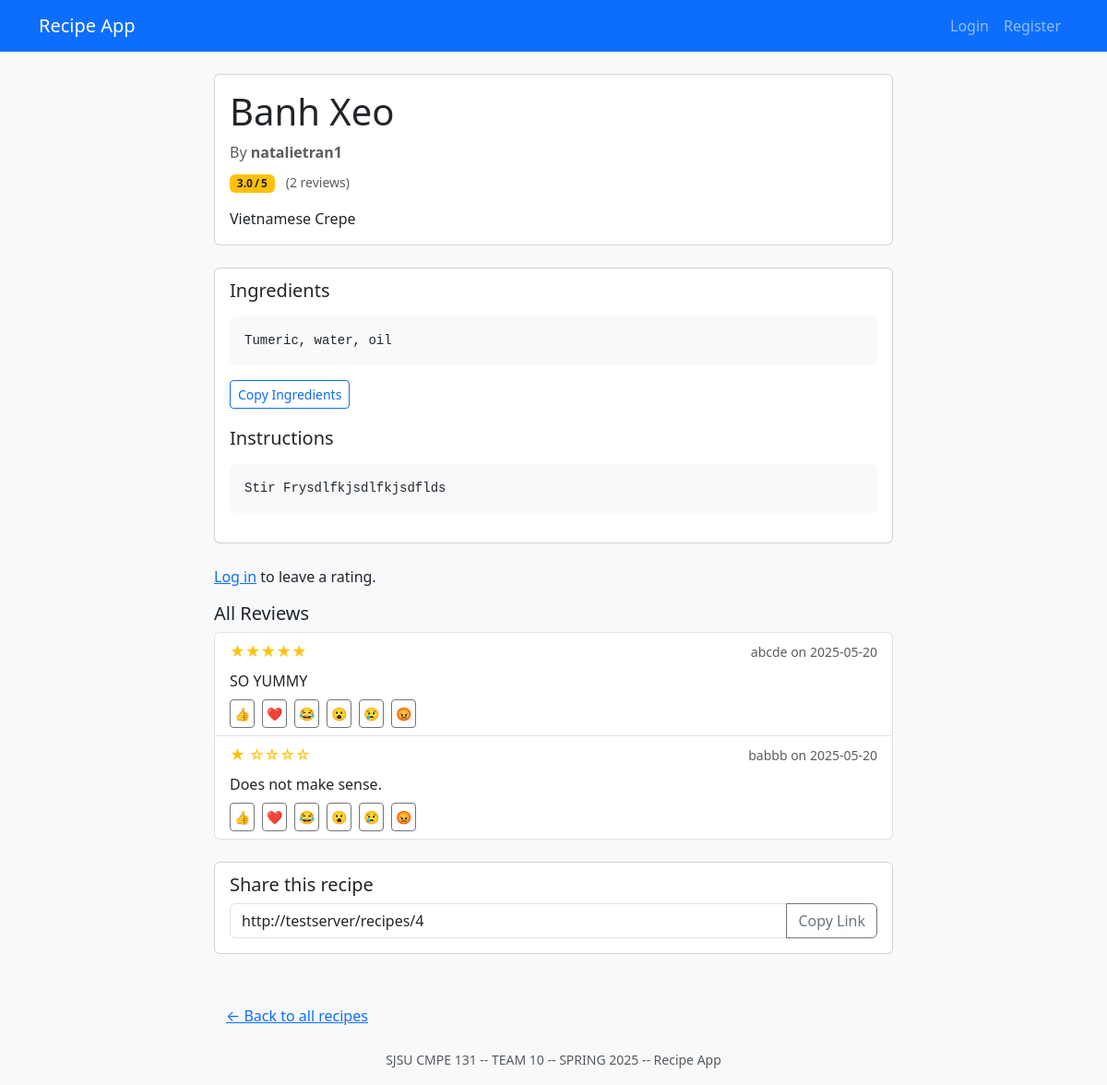
The page /recipes/4 on the database its author committed.
### app/models.py (models this page shows)
class Recipe(db.Model):
    id = db.Column(db.Integer, primary_key=True)
    title = db.Column(db.String(200), nullable=False)
    description = db.Column(db.Text, nullable=False)
    ingredients = db.Column(db.Text, nullable=False)
    instructions = db.Column(db.Text, nullable=False)
    created_at = db.Column(db.DateTime(timezone=True), server_default=func.now())
    user_id = db.Column(db.Integer, db.ForeignKey('user.id'), nullable=False)
    ratings = db.relationship('Rating', backref='recipe', lazy=True, cascade="all, delete-orphan")
    tags = db.relationship(
        'Tag',
        secondary='recipe_tags',
        backref=db.backref('recipes', lazy='dynamic'),
        lazy='dynamic',
    )
    def avg_rating(self):
        if not self.ratings:
            return 0
        return round(sum(r.value for r in self.ratings) / len(self.ratings), 1)

class User(UserMixin, db.Model):
    id = db.Column(db.Integer, primary_key=True)
    username = db.Column(db.String(100), unique=True, nullable=False)
    email = db.Column(db.String(120), unique=True, nullable=False)
    password = db.Column(db.String(200), nullable=False)
    recipes = db.relationship('Recipe', backref='author', lazy=True)
    ratings = db.relationship('Rating', backref='user', lazy=True)
    recipes = db.relationship('Recipe', backref='author', lazy=True)
    saved = db.relationship(
        'Recipe',
        secondary=saved_recipes,
        backref=db.backref('saved_by', lazy='dynamic'),
        lazy='dynamic',
    )

class Rating(db.Model):
    id = db.Column(db.Integer, primary_key=True)
    value = db.Column(db.Integer, nullable=False)  # 1-5 stars
    comment = db.Column(db.Text, nullable=True)    # Optional review text
    created_at = db.Column(db.DateTime(timezone=True), server_default=func.now())
    recipe_id = db.Column(db.Integer, db.ForeignKey('recipe.id'), nullable=False)
    user_id = db.Column(db.Integer, db.ForeignKey('user.id'), nullable=False)
    __table_args__ = (db.UniqueConstraint('recipe_id', 'user_id', name='_recipe_user_rating_uc'),)
    reactions = db.relationship(
        'Reaction',
        backref='rating',
        lazy='dynamic',
        cascade="all, delete-orphan"
    )

### app/routes.py (the view)
@app.route('/recipes/<int:recipe_id>')
def view_recipe(recipe_id):
    user = get_current_user()
    recipe = Recipe.query.get_or_404(recipe_id)
    user_rating = None
    if user:
        user_rating = Rating.query.filter_by(
            recipe_id=recipe_id,
            user_id=user.id
        ).first()
    return render_template(
        'view_recipe.html',
        recipe=recipe,
        user=user,
        user_rating=user_rating
    )

### app/routes.py (called while the page is built)
def get_current_user():
    uid = session.get("user_id")
    return User.query.get(uid) if uid else None

### app/templates/view_recipe.html (shortened to what this page needs)
{% extends "base.html" %}
{% block content %}
<div class="row justify-content-center">
    <div class="col-lg-8">
        <div class="card mb-4">
            <div class="card-body">
                <h1 class="card-title">{{ recipe.title }}</h1>
                <p class="text-muted mb-2">
                    By <strong>{{ recipe.author.username }}</strong>
                </p>
                <div class="mb-3">
                    {% if recipe.ratings %}
                    <span class="badge bg-warning text-dark me-2">
                        {{ recipe.avg_rating() }} / 5
                    </span>
                    <small class="text-muted">({{ recipe.ratings|length }} review{% if recipe.ratings|length != 1 %}s{%
                        endif %})</small>
                    {% else %}
                    <span class="badge bg-secondary">No ratings yet</span>
                    {% endif %}
                </div>
                <p class="card-text">{{ recipe.description }}</p>
            </div>
        </div>
        <div class="card mb-4">
            <div class="card-body">
                <h5 class="card-subtitle mb-3">Ingredients</h5>
                <pre class="bg-light p-3 rounded" id="ingredients">{{ recipe.ingredients }}</pre>
                <button class="btn btn-outline-primary btn-sm mb-4" onclick="copyIngredients()">
                    Copy Ingredients
                </button>
                <h5 class="card-subtitle mb-3">Instructions</h5>
                <pre class="bg-light p-3 rounded">{{ recipe.instructions }}</pre>
            </div>
        </div>
        {% if user %}
        <div class="card mb-4">
            <div class="card-body">
                <h5 class="card-title">Your Review</h5>
                <form method="POST" action="{{ url_for('rate_recipe', recipe_id=recipe.id) }}">
                    <div class="mb-3">
                        <label class="form-label">Rating</label>
                        <div class="star-rating d-flex flex-row-reverse justify-content-end mb-3">
                            {% for val in [5,4,3,2,1] %}
                            <input type="radio" id="star{{ val }}" name="rating" value="{{ val }}" class="d-none" {% if
                                user_rating and user_rating.value==val %}checked{% endif %} required>
                            <label for="star{{ val }}" class="mx-1 fs-2">
                                &#9733;
                            </label>
                            {% endfor %}
                        </div>
                    </div>
                    <div class="mb-3">
                        <label for="comment" class="form-label">Review (optional)</label>
                        <textarea id="comment" name="comment" class="form-control"
                            rows="3">{{ user_rating.comment if user_rating else '' }}</textarea>
                    </div>
                    <button type="submit" class="btn btn-primary">
                        {% if user_rating %}Update{% else %}Submit{% endif %} Review
                    </button>
                </form>
            </div>
        </div>
        {% else %}
        <p>
            <a href="{{ url_for('login') }}">Log in</a> to leave a rating.
        </p>
        {% endif %}
        <div class="mb-4">
            <h5>All Reviews</h5>
            {% if recipe.ratings %}
            <ul class="list-group">
                {% for rating in recipe.ratings %}
                <li class="list-group-item">
                    <div class="d-flex justify-content-between align-items-center mb-2">
                        <div class="text-warning">
                            {% for i in range(rating.value) %}&#9733;{% endfor %}
                            {% for i in range(5 - rating.value) %}&#9734;{% endfor %}
                        </div>
                        <small class="text-muted">
                            {{ rating.user.username }} on {{ rating.created_at.strftime('%Y-%m-%d') }}
                        </small>
                    </div>
                    {% if rating.comment %}
                    <p class="mb-0">{{ rating.comment }}</p>
                    {% endif %}
                    <div class="mt-2 d-flex align-items-center reactions">
                        {% set EMOJIS = ['👍','❤️','😂','😮','😢','😡'] %}
                        {% for emoji in EMOJIS %}
                        {% set count = rating.reactions.filter_by(emoji=emoji).count() %}
                        {% set reacted = user and rating.reactions.filter_by(user_id=user.id, emoji=emoji).first() %}
                        <form method="POST" action="{{ url_for('react_to_comment', rating_id=rating.id) }}"
                            class="me-2 d-inline">
                            <button type="submit"
                                class="btn btn-sm p-1 {{ reacted and 'btn-warning' or 'btn-outline-secondary' }}"
                                title="{{ reacted and 'Remove your reaction' or 'React' }}">
                                {{ emoji }}
                            </button>
                        </form>
                        {% endfor %}
                    </div>
                </li>
                {% endfor %}
            </ul>
            {% else %}
            <p class="text-muted">No reviews yet. Be the first to review!</p>
            {% endif %}
        </div>
        <div class="card mb-5">
            <div class="card-body">
                <h5 class="card-subtitle mb-2">Share this recipe</h5>
                <div class="input-group">
                    <input type="text" id="share-link" class="form-control" value="{{ request.url }}" readonly>
                    <button class="btn btn-outline-secondary" type="button" onclick="copyLink()">
                        Copy Link
                    </button>
                </div>
            </div>
        </div>
        <a href="{{ url_for('recipes') }}" class="btn btn-link">&larr; Back to all recipes</a>
    </div>
</div>
{% endblock %}

### rows shown on the page
Recipe: title "Banh Xeo", description "Vietnamese Crepe", ingredients "Tumeric, water, oil", instructions "Stir Frysdlfkjsdlfkjsdflds"
User: author.username "natalietran1"
Rating: avg_rating "3.0", user.username "abcde", created_at "2025-05-20", comment "SO YUMMY", EMOJIS "👍" "❤️" "😂" "😮" "😢" "😡"
Rating: user.username "babbb", created_at "2025-05-20", comment "Does not make sense.", EMOJIS "👍" "❤️" "😂" "😮" "😢" "😡"

### other values the page prints
{{ recipe.ratings|length }} "2"
